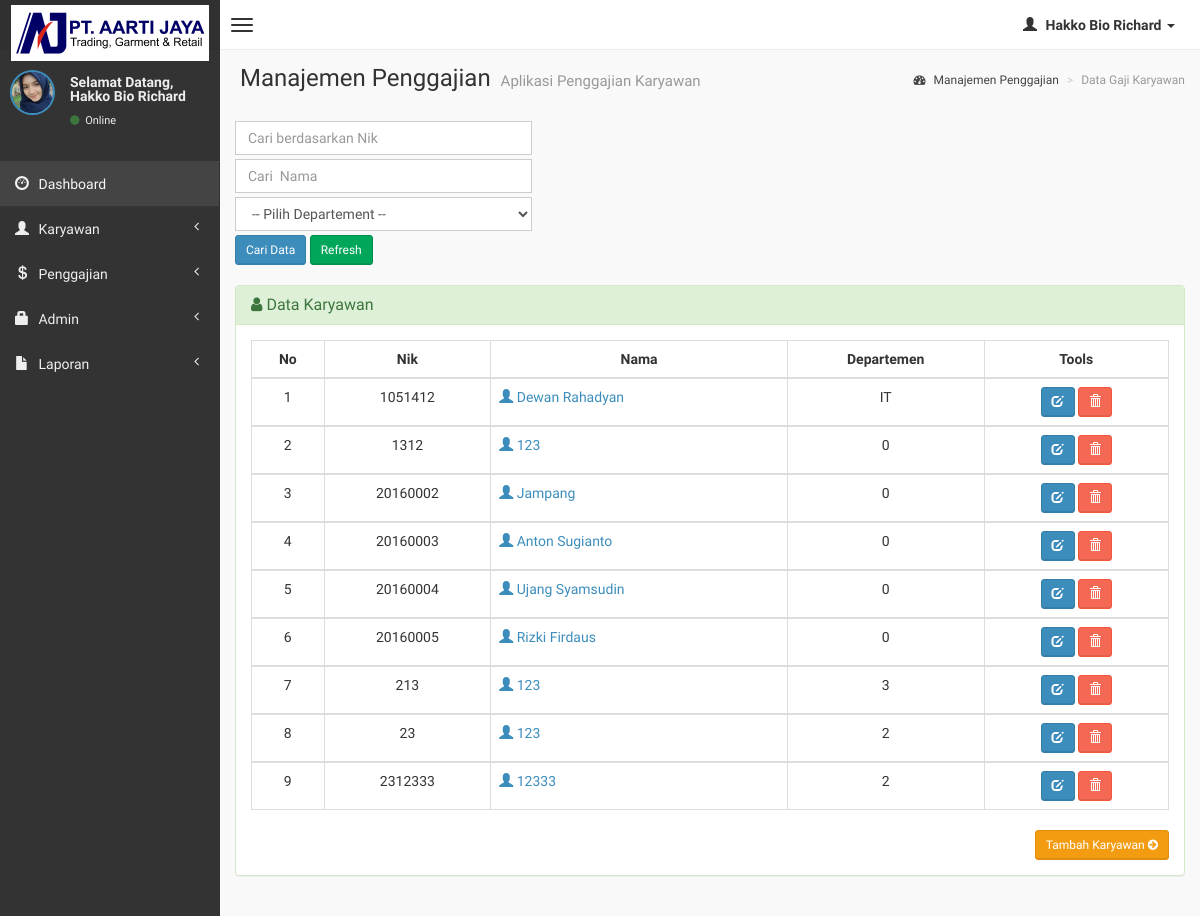
The page /admin/manajemen-gaji.php (signed in) on the database as committed earlier.
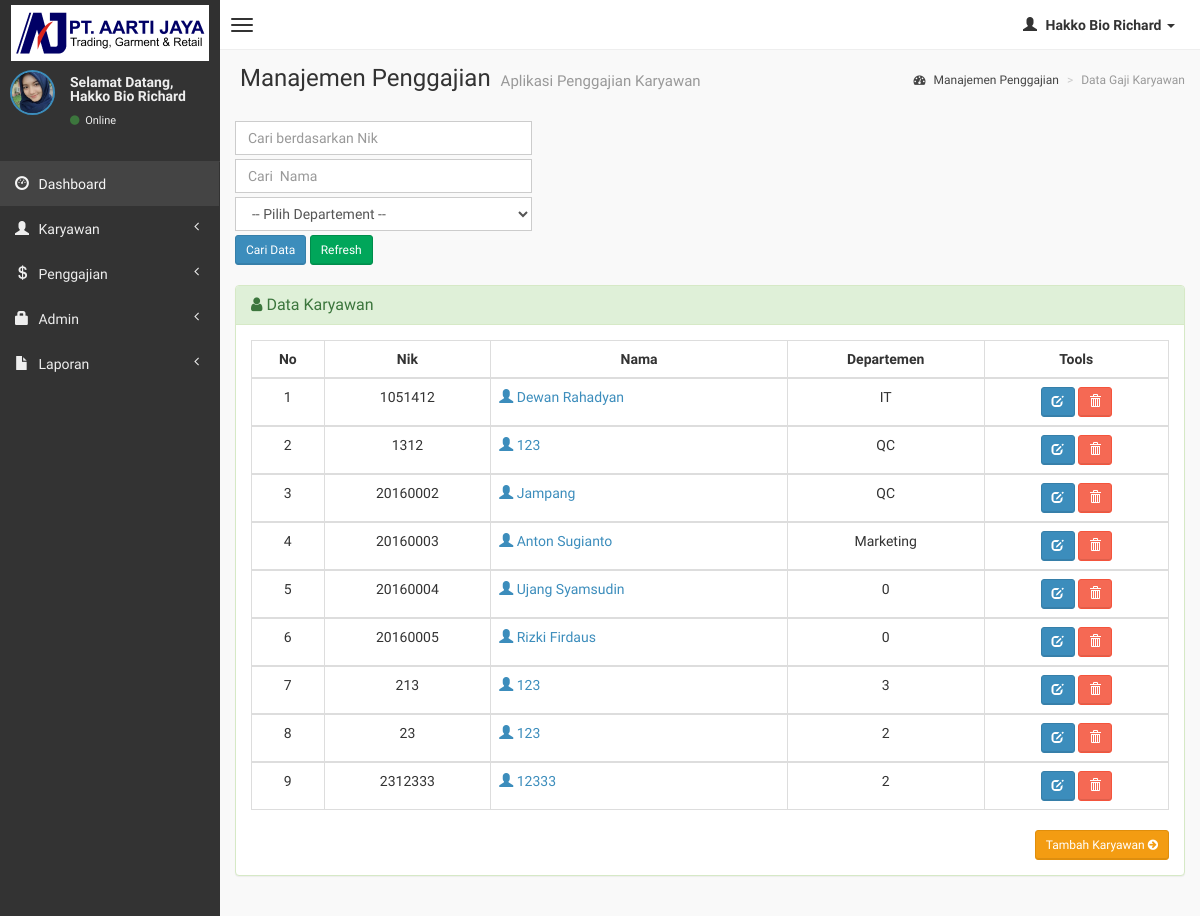
The same page on the database as committed later.
### tables this page shows
CREATE TABLE `karyawan` (
  `nik` varchar(10) NOT NULL,
  `departemen` varchar(20) NOT NULL,
  `nama` varchar(50) NOT NULL,
  `alamat` varchar(150) NOT NULL,
  `gender` tinyint(1) NOT NULL,
  `no_hp` varchar(15) NOT NULL,
  `status` enum('tetap','kontrak','magang','outsource') NOT NULL,
  `gaji_pokok` int(225) NOT NULL,
  `tunjangan` int(225) NOT NULL,
  `tunjangan_konsumsi` int(20) NOT NULL
);

### admin/manajemen-gaji.php (the view, shortened to what the changed rows need)
<?php
if (empty($_SESSION['username'])){
	header('location:../index.php');
} else {
?>
<!DOCTYPE html>
<html>
    <head>
        <link href="../dist/css/bootstrap.css" rel="stylesheet" type="text/css" />
        <link href="//cdnjs.cloudflare.com/ajax/libs/font-awesome/4.1.0/css/font-awesome.min.css" rel="stylesheet" type="text/css" />
        <link href="//code.ionicframework.com/ionicons/1.5.2/css/ionicons.min.css" rel="stylesheet" type="text/css" />
        <link href="../css/morris/morris.css" rel="stylesheet" type="text/css" />
        <link href="../css/jvectormap/jquery-jvectormap-1.2.2.css" rel="stylesheet" type="text/css" />
        <link href="../css/datepicker/datepicker3.css" rel="stylesheet" type="text/css" />
        <link href="../css/daterangepicker/daterangepicker-bs3.css" rel="stylesheet" type="text/css" />
        <link href="../css/bootstrap-wysihtml5/bootstrap3-wysihtml5.min.css" rel="stylesheet" type="text/css" />
        <link href="../css/AdminLTE.css" rel="stylesheet" type="text/css" />
        <link rel="stylesheet" href="datatables/dataTables.bootstrap.css"/>
    </head>
    <body class="skin-black">
<?php } ?>
        <div class="wrapper row-offcanvas row-offcanvas-left">
            <aside class="right-side">
                <section class="content-header">
                    <h1>
                        Manajemen Penggajian
                        <small>Aplikasi Penggajian Karyawan</small>
                    </h1>
                </section>
                <section class="content">
                    <br />
                    <div class="row">
                        <div class="col-lg-12">
                    <div class="panel panel-success">
                        <div class="panel-body">
                  <?php
                   $cariNIK=NULL;
                   $cariNama=NULL;
                   $cariDepartemen=NULL;
                   $whereis=NULL;
                      $query1="select * from karyawan ".$whereis."  ".$cariNIK."  ".$cariNama." ".$cariDepartemen;
                      $tampil=mysqli_query($koneksi, $query1) or die(mysqli_error());
                  ?>
                  <table id="example" class="table table-hover table-bordered">
                  <thead>
                      <tr>
                        <th><center>No </center></th>
                        <th><center>Nik </i></center></th>
                        <th><center>Nama </center></th>
                        <th><center>Departemen </center></th>
                        <th><center>Tools</center></th>
                      </tr>
                  </thead>
                     <?php
                     $no=0;
                     while($data=mysqli_fetch_array($tampil))
                    { $no++; ?>
                    <tbody>
                    <tr>
                      <td><center><?php echo $no; ?></center></td>
                      <td><center><?php echo $data['nik'];?></center></td>
                      <td><a href="detail-karyawan.php?hal=edit&kd=<?php echo $data['nik'];?>"><span class="glyphicon glyphicon-user"></span> <?php echo $data['nama'];?></td>
                      <td><center><?php echo $data['departemen']; ?></center></td>
                      <td><center><div id="thanks"><a class="btn btn-sm btn-primary" data-placement="bottom" data-toggle="tooltip" title="Edit Karyawan" href="edit-karyawan.php?hal=edit&kd=<?php echo $data['nik'];?>"><span class="glyphicon glyphicon-edit"></span></a>
                      <a onclick="return confirm ('Yakin hapus <?php echo $data['nama'];?>.?');" class="btn btn-sm btn-danger tooltips" data-placement="bottom" data-toggle="tooltip" title="Hapus Karyawan" href="karyawan.php?hal=hapus&kd=<?php echo $data['nik'];?>"><span class="glyphicon glyphicon-trash"></a></center>
                      </td>
                    </tr>
                    </div>
                 <?php
              }
              ?>
                   </tbody>
    </body>
</html>

Rows that differ between the two databases and show on the page:
changed karyawan id 1312: departemen "0" → "QC"
changed karyawan "Jampang": departemen "0" → "QC"
changed karyawan "Anton Sugianto": departemen "0" → "Marketing"
